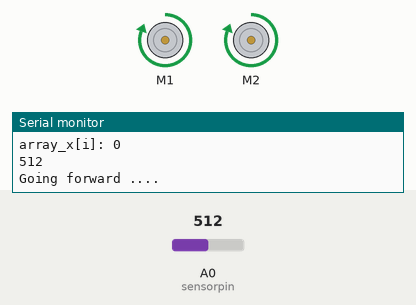
Simulated run of this sketch. Board: Arduino Uno, built with avr-gcc and run on an emulated ATmega328P. Parts: 2 × DC motor (green arrow = forward, orange = backward, longer = faster), the last lines printed to the serial monitor. The inputs (shaded band) are chosen by the test bench; at power-on: A0 (sensorpin) = 512. Random numbers use the default seed unless the sketch sets one.

Above: at 0.4 s.
At 1.07 s:
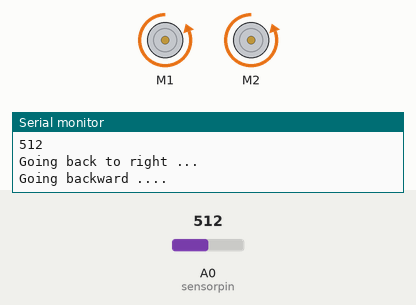
At 1.93 s:
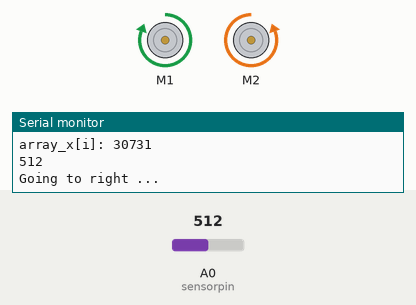
At 3.1 s:
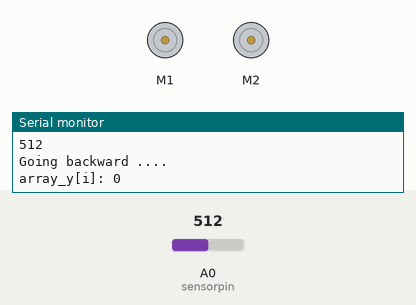
Timing chart, 0 to 4.6 s (numbered marks = the images above):
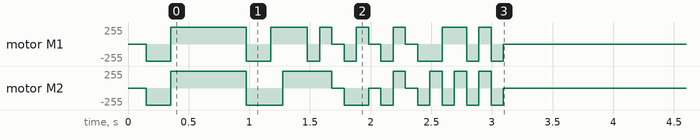

The sketch:

Core.ino
```cpp
//AICD > , automate integrer dans le systeme Kara
// HI project [For Kara]
// Author: S@n1x-d4rk3r [https://github.com/Sanix-Darker]

//#include <ArduinoJson.h>

#include <AFMotor.h>

AF_DCMotor motor1(1);  //motor1 is the left motor
AF_DCMotor motor2(2);  //motor2 is the right motor

// The automate mode if it's true, the car will drive itself otherhise it will wait fo commands
bool AUTO = true;

// Command for Remote control
String command;

// Sensor variable
//collects data from an analog sensor
int sensorpin = 0;                    // analog pin used to connect the sharp sensor
int val = 0;                          // variable to store the values from sensor(initially zero)

void setup()
{
  Serial.begin(9600);                 // starts the serial monitor

  motor1.setSpeed(255); //motor speed is set
  motor2.setSpeed(255);
  Stop();
}

void loop()
{

    // Checking the mode
    if(AUTO){ // in Automatik mode

      // Waiting for a course to start the driving
//      DynamicJsonBuffer jsonBuffer;
//      delay(300);
//      JsonObject& course = jsonBuffer.parseObject(getCourse());

      Serial.println("AICD >  Starting the course...");
//      StaticJsonBuffer<200> jsonBuffer;
//      JsonArray& course = jsonBuffer.parseArray(getCourse());
      const int array_x[15] = {1,0,-1,1,0,-1,0,1,1,-1,1,-1,0,0,0};
      const int array_y[15] = {-1,1,0,0,1,0,1,-1,0,0,0,1,1,0,-1};
      const int count = sizeof(array_y);
      for (int i = 0; i < count; i++){
        Serial.print("array_y[i]: ");
        Serial.println(array_y[i]);

        Serial.print("array_x[i]: ");
        Serial.println(array_x[i]);

        if(array_x[i] > 0){

          if(array_y[i] > 0){

            check_and_go_right();

          }else if(array_y[i] < 0){

            check_and_go_back_right(); // go right back ==> macharriere en allant vers la droite

          }else{

            check_and_go_several_right();// ultimate right

          }

        }else if(array_x[i] < 0){

          if(array_y[i] > 0){

            check_and_go_left();

          }else if(array_y[i] < 0){

            check_and_go_back_left(); // go left back ==> macharriere en allant vers la droite

          }else{
            check_and_go_several_left(); // ultimate right
          }

        }else{

          if(array_y[i] > 0){

            check_and_go_forward();

          }else if(array_y[i] < 0){

            check_and_go_backward(); // go right back ==> macharriere en allant vers la droite

          }else{
            Stop();  // Stop the engine
          }
        }
      }

      Stop();
      Serial.println("Destination reached!");
      delay(150000);
    }else{ // in Maual mode

      // Waiting for a command to work and operate
      remoteControl();
    }

  delay(300);                         // wait for this much time before printing next value
}


void check_and_go_backward(){
    if(checkObstacleGo_or_Stop()){
      go_backward();
    }else{
     Stop();
    }
}

void check_and_go_forward(){
    if(checkObstacleGo_or_Stop()){
      go_forward();
    }else{
     Stop();
    }
}


void check_and_go_right(){
    if(checkObstacleGo_or_Stop()){
      go_right();
    }else{
     Stop();
    }
}

void check_and_go_left(){
    if(checkObstacleGo_or_Stop()){
      go_left();
    }else{
     Stop();
    }
}

void check_and_go_several_right(){
    if(checkObstacleGo_or_Stop()){
      go_several_right();
    }else{
     Stop();
    }
}

void check_and_go_several_left(){
    if(checkObstacleGo_or_Stop()){
      go_several_left();
    }else{
     Stop();
    }
}

void check_and_go_back_right(){
    if(checkObstacleGo_or_Stop()){
      go_back_right();
    }else{
     Stop();
    }
}

void check_and_go_back_left(){
    if(checkObstacleGo_or_Stop()){
      go_back_left();
    }else{
     Stop();
    }
}


/**
 * checkObstacleGo_or_Stop
 */
bool checkObstacleGo_or_Stop(){
  if(detectProximity())               // if detect an obstacle, do an action
  {
    int num_try = 0;
    while(!avoidObstacle() && num_try < 3){
      Serial.println("The Road look blocking...");
      num_try = num_try + 1;
      Serial.println("AICD >  calculating a solution...");
    }
    if(num_try >= 3){
      Serial.println("AICD >  can not continious!");
      return false;
    }else{
      return true;
    }
  }else{ // No obstacle continue the process
    return true;
  }
}

// /*
//  * checkCourse This method get the course
//  */
// String getCourse()
// {
//   // this method is to get a programmated course
//   return "[{\"x\":0, \"y\":1}, {\"x\":0, \"y\":0}, {\"x\":1, \"y\":0}, {\"x\":0, \"y\":0}]";
// }

// Just to switch mode from auto to maual or viseversat
void switchMode(bool wantAuto){
  AUTO = wantAuto;
}

/**
 * detectProximity to detect proximity
 */
bool detectProximity()
{
  val = analogRead(sensorpin);        // reads the value of the sharp sensor
  Serial.println(val);                // prints the value of the sensor to the serial monitor
  return val > 0 ? false : false;
}

/**
 * go_forward to make the car drive normally
 */
void go_forward()
{
  Serial.println("Going forward ....");
  motor1.run(FORWARD);
  motor2.run(FORWARD);
  delay(100);
}

/**
 * go_forward to make the car go back
 */
void go_backward()
{
  Serial.println("Going backward ....");
  motor1.run(BACKWARD);
  motor2.run(BACKWARD);
  delay(100);
}

/**
 * go_left to make the car go left
 */
void go_left()
{
  Serial.println("Going to left ...");
  motor1.run(BACKWARD);
  motor2.run(FORWARD);
  delay(100);
}

/**
 * go_right to make the car go right
 */
void go_right()
{
  Serial.println("Going to right ...");
  motor1.run(FORWARD);
  motor2.run(BACKWARD);
  delay(100);
}


/**
 * go_several_left to make the car go left
 */
void go_several_left()
{
  Serial.println("Going several to left ...");
  //motor1.run(BACKWARD);
  motor2.run(FORWARD);
  delay(100);
}

/**
 * go_several_right to make the car go right
 */
void go_several_right()
{
  Serial.println("Going several to right ...");
  motor1.run(FORWARD);
  //motor2.run(BACKWARD);
  delay(100);
}


/**
 * go_left to make the car go left
 */
void go_back_left()
{
  Serial.println("Going back to left ...");
  go_backward();
  //motor1.run(BACKWARD);
  motor2.run(BACKWARD);
  delay(100);
}

/**
 * go_right to make the car go right
 */
void go_back_right()
{
  Serial.println("Going back to right ...");
  go_backward();
  motor1.run(BACKWARD);
  //motor2.run(BACKWARD);
  delay(100);
}


/**
 * Stop to stop the car
 */
void Stop()
{
  Serial.println("AICD >  Stop the engine.");
  motor1.run(RELEASE);
  motor2.run(RELEASE);
  delay(100);
}

void avoidOnLeft()
{
    go_backward();
    go_left();
    delay(200);
}

void avoidOnRight()
{
    go_backward();
    go_right();
    delay(200);
}

/**
 * avoidObstacle this method is to avoid obstacle on the road
 */
bool avoidObstacle()
{
  // go back
  go_backward();
  int try_for_left = 0;
  int try_for_right = 0;
  bool openRoad = false;

  // try a random avoid way
  if(random(300) > 150){
    avoidOnLeft();
  }else{
    avoidOnRight();
  }

  // Check if the road is available
  if(detectProximity()){

    while(detectProximity()){

      if(try_for_left < 5){

        go_backward();
        go_left();
        try_for_left = try_for_left + 1;

      }else{

        if(try_for_right == 0){

          for (int i = 0; i < 7; i++){

            if(detectProximity()){

              go_backward();
              go_right();
              try_for_right = try_for_right + 1;

            }else{
              openRoad = true;
              break;
            }
          }

        }else{
          break;
        }
      }
      if(openRoad){
        break;
      }
    }

  }else{
    openRoad = true;
  }

  return openRoad;
}

void remoteControl()
{
//    command = Serial.read();
//    // Remote control MODE
//    if(command=='1')  //when the bluetooth module recieves 1 the car moves forward
//    {
//     go_forward();
//    }
//    if(command=='2')  //when the bluetooth module recieves 2 the car moves backward
//    {
//     go_backward();
//    }
//    if(command=='3') //when the bluetooth module recieves 3 the car moves left
//    {
//     go_left();
//    }
//    if(command=='4')  //when the bluetooth module recieves 4 the car moves right
//    {
//     go_right();
//    }
//    if(command=='5') //when the bluetooth module recieves 5 the car stops
//    {
//     Stop();
//    }
}
```

Measured:
- by itself, motor M1: stopped → backward 255/255 at 0.15 s, → forward 255/255 0.20 s later, → backward 255/255 0.62 s later, → forward 255/255 0.20 s later, … (19 changes in this stretch)
- by itself, motor M2: stopped → backward 255/255 at 0.15 s, → forward 255/255 0.20 s later, → backward 255/255 0.62 s later, → forward 255/255 0.30 s later, … (18 changes in this stretch)
